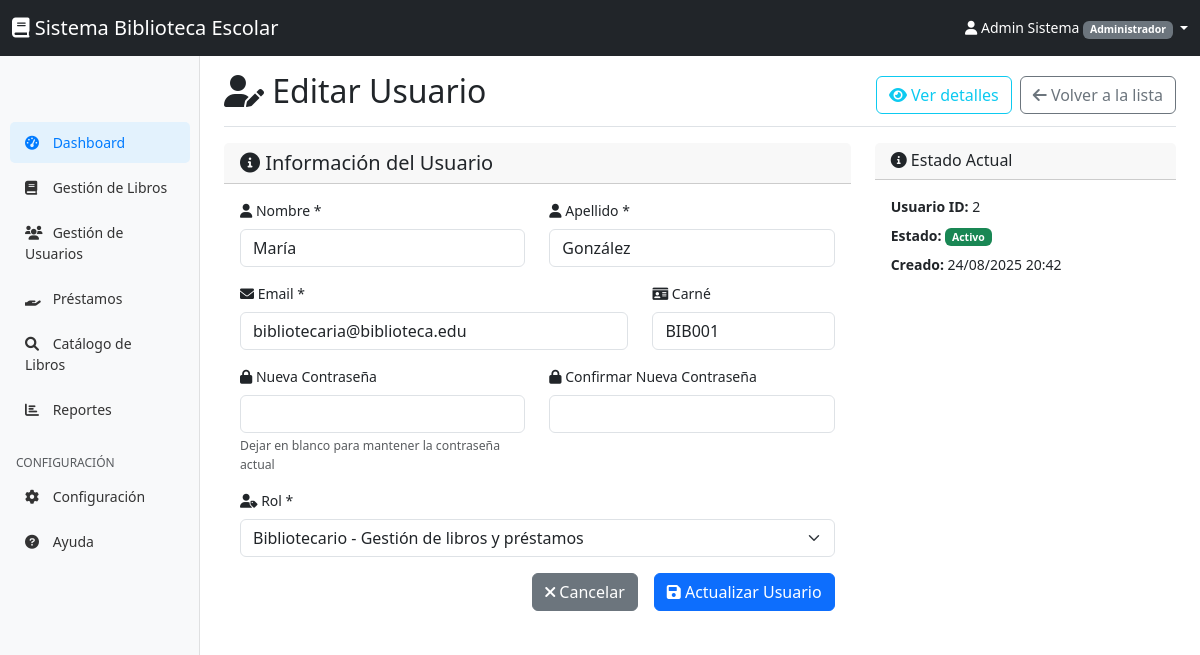
Screenshot of /usuarios/editar.php?id=2 (signed in) with the database file from the repository.
### tables this page shows
CREATE TABLE usuarios (
    id INT PRIMARY KEY AUTO_INCREMENT,
    nombre VARCHAR(100) NOT NULL,
    apellido VARCHAR(100) NOT NULL,
    email VARCHAR(100) UNIQUE NOT NULL,
    carne VARCHAR(20) UNIQUE,
    password VARCHAR(255) NOT NULL,
    rol_id INT NOT NULL,
    activo BOOLEAN DEFAULT TRUE,
    created_at TIMESTAMP DEFAULT CURRENT_TIMESTAMP,
    updated_at TIMESTAMP DEFAULT CURRENT_TIMESTAMP ON UPDATE CURRENT_TIMESTAMP,
    FOREIGN KEY (rol_id) REFERENCES roles(id)
);

CREATE TABLE roles (
    id INT PRIMARY KEY AUTO_INCREMENT,
    nombre VARCHAR(50) NOT NULL UNIQUE,
    descripcion TEXT,
    created_at TIMESTAMP DEFAULT CURRENT_TIMESTAMP
);

### usuarios/editar.php (the view, shortened to what this page needs)
<?php
$id = intval($_GET['id'] ?? 0);
$errors = [];
$usuario = null;
try {
    $database = new Database();
    $db = $database->getConnection();
    $stmt = $db->prepare("SELECT * FROM usuarios WHERE id = :id AND activo = 1");
    $stmt->bindParam(':id', $id);
    $stmt->execute();
    $usuario = $stmt->fetch(PDO::FETCH_ASSOC);
} catch (Exception $e) {
    header('Location: index.php?error=system');
    exit();
}
if ($_POST) {
    $nombre = trim($_POST['nombre'] ?? '');
    $apellido = trim($_POST['apellido'] ?? '');
    $email = trim($_POST['email'] ?? '');
    $carne = trim($_POST['carne'] ?? '');
    $password = $_POST['password'] ?? '';
    $confirm_password = $_POST['confirm_password'] ?? '';
    $rol_id = intval($_POST['rol_id'] ?? 0);
    if (empty($nombre)) {
        $errors[] = 'El nombre es obligatorio';
    }
    if (empty($apellido)) {
        $errors[] = 'El apellido es obligatorio';
    }
    if (empty($email)) {
        $errors[] = 'El email es obligatorio';
    } elseif (!filter_var($email, FILTER_VALIDATE_EMAIL)) {
        $errors[] = 'El email no tiene un formato válido';
    }
    if (!empty($password)) {
        if (strlen($password) < 6) {
            $errors[] = 'La contraseña debe tener al menos 6 caracteres';
        }
        if ($password !== $confirm_password) {
            $errors[] = 'Las contraseñas no coinciden';
        }
    }
    if ($rol_id <= 0) {
        $errors[] = 'Debe seleccionar un rol';
    }
    if (empty($errors)) {
        try {
            $stmt = $db->prepare("SELECT id FROM usuarios WHERE email = :email AND id != :id AND activo = 1");
            $stmt->bindParam(':email', $email);
            $stmt->bindParam(':id', $id);
            $stmt->execute();
            if ($stmt->rowCount() > 0) {
                $errors[] = 'Ya existe otro usuario con este email';
            }
            if (!empty($carne)) {
                $stmt = $db->prepare("SELECT id FROM usuarios WHERE carne = :carne AND id != :id AND activo = 1");
                $stmt->bindParam(':carne', $carne);
                $stmt->bindParam(':id', $id);
                $stmt->execute();
                if ($stmt->rowCount() > 0) {
                    $errors[] = 'Ya existe otro usuario con este carné';
                }
            }
            if (empty($errors)) {
                if (!empty($password)) {
                    $hashed_password = password_hash($password, PASSWORD_DEFAULT);
                    $query = "UPDATE usuarios SET
                             nombre = :nombre,
                             apellido = :apellido,
                             email = :email,
                             carne = :carne,
                             password = :password,
                             rol_id = :rol_id,
                             updated_at = CURRENT_TIMESTAMP
                             WHERE id = :id";
                    $stmt = $db->prepare($query);
                    $stmt->bindParam(':password', $hashed_password);
                } else {
                    $query = "UPDATE usuarios SET
                             nombre = :nombre,
                             apellido = :apellido,
                             email = :email,
                             carne = :carne,
                             rol_id = :rol_id,
                             updated_at = CURRENT_TIMESTAMP
                             WHERE id = :id";
                    $stmt = $db->prepare($query);
                }
                $stmt->bindParam(':nombre', $nombre);
                $stmt->bindParam(':apellido', $apellido);
                $stmt->bindParam(':email', $email);
                $stmt->bindParam(':carne', $carne);
                $stmt->bindParam(':rol_id', $rol_id);
                $stmt->bindParam(':id', $id);
                if ($stmt->execute()) {
                    header('Location: index.php?success=updated');
                    exit();
                } else {
                    $errors[] = 'Error al actualizar el usuario';
                }
            }
        } catch (Exception $e) {
            $errors[] = 'Error del sistema: ' . $e->getMessage();
        }
    }
} else {
    $nombre = $usuario['nombre'];
    $apellido = $usuario['apellido'];
    $email = $usuario['email'];
    $carne = $usuario['carne'];
    $rol_id = $usuario['rol_id'];
}
try {
    $stmt = $db->query("SELECT * FROM roles ORDER BY nombre");
    $roles = $stmt->fetchAll(PDO::FETCH_ASSOC);
} catch (Exception $e) {
    $roles = [];
}
?>
<!DOCTYPE html>
<html lang="es">
<head>
    <link href="https://cdn.jsdelivr.net/npm/bootstrap@5.3.0/dist/css/bootstrap.min.css" rel="stylesheet">
    <link href="https://cdnjs.cloudflare.com/ajax/libs/font-awesome/6.0.0/css/all.min.css" rel="stylesheet">
    <link href="../assets/css/dashboard.css" rel="stylesheet">
</head>
<body>
    <?php include '../includes/navbar.php'; ?>
    <div class="container-fluid">
        <div class="row">
            <?php include '../includes/sidebar.php'; ?>
            <main class="col-md-9 ms-sm-auto col-lg-10 px-md-4">
                <div class="d-flex justify-content-between flex-wrap flex-md-nowrap align-items-center pt-3 pb-2 mb-3 border-bottom">
                    <h1 class="h2">
                        <i class="fas fa-user-edit"></i> Editar Usuario
                    </h1>
                    <div class="btn-toolbar mb-2 mb-md-0">
                        <a href="ver.php?id=<?php echo $id; ?>" class="btn btn-outline-info me-2">
                            <i class="fas fa-eye"></i> Ver detalles
                        </a>
                        <a href="index.php" class="btn btn-outline-secondary">
                            <i class="fas fa-arrow-left"></i> Volver a la lista
                        </a>
                    </div>
                </div>
                <div class="row">
                    <div class="col-lg-8">
                        <div class="card">
                            <div class="card-header">
                                <h5 class="mb-0">
                                    <i class="fas fa-info-circle"></i> Información del Usuario
                                </h5>
                            </div>
                            <div class="card-body">
                                <form method="POST" id="usuario-form">
                                    <div class="row">
                                        <div class="col-md-6 mb-3">
                                            <label for="nombre" class="form-label">
                                                <i class="fas fa-user"></i> Nombre *
                                            </label>
                                            <input type="text" class="form-control" id="nombre" name="nombre"
                                                   value="<?php echo htmlspecialchars($nombre); ?>" required>
                                        </div>
                                        <div class="col-md-6 mb-3">
                                            <label for="apellido" class="form-label">
                                                <i class="fas fa-user"></i> Apellido *
                                            </label>
                                            <input type="text" class="form-control" id="apellido" name="apellido"
                                                   value="<?php echo htmlspecialchars($apellido); ?>" required>
                                        </div>
                                    </div>
                                    <div class="row">
                                        <div class="col-md-8 mb-3">
                                            <label for="email" class="form-label">
                                                <i class="fas fa-envelope"></i> Email *
                                            </label>
                                            <input type="email" class="form-control" id="email" name="email"
                                                   value="<?php echo htmlspecialchars($email); ?>" required>
                                        </div>
                                        <div class="col-md-4 mb-3">
                                            <label for="carne" class="form-label">
                                                <i class="fas fa-id-card"></i> Carné
                                            </label>
                                            <input type="text" class="form-control" id="carne" name="carne"
                                                   value="<?php echo htmlspecialchars($carne); ?>">
                                        </div>
                                    </div>
                                    <div class="row">
                                        <div class="col-md-6 mb-3">
                                            <label for="password" class="form-label">
                                                <i class="fas fa-lock"></i> Nueva Contraseña
                                            </label>
                                            <input type="password" class="form-control" id="password" name="password"
                                                   minlength="6">
                                            <div class="form-text">Dejar en blanco para mantener la contraseña actual</div>
                                        </div>
                                        <div class="col-md-6 mb-3">
                                            <label for="confirm_password" class="form-label">
                                                <i class="fas fa-lock"></i> Confirmar Nueva Contraseña
                                            </label>
                                            <input type="password" class="form-control" id="confirm_password" name="confirm_password"
                                                   minlength="6">
                                        </div>
                                    </div>
                                    <div class="mb-3">
                                        <label for="rol_id" class="form-label">
                                            <i class="fas fa-user-tag"></i> Rol *
                                        </label>
                                        <select class="form-select" id="rol_id" name="rol_id" required>
                                            <?php foreach ($roles as $rol): ?>
                                                <option value="<?php echo $rol['id']; ?>"
                                                        <?php echo $rol_id == $rol['id'] ? 'selected' : ''; ?>>
                                                    <?php echo ucfirst($rol['nombre']); ?>
                                                    <?php if ($rol['descripcion']): ?>
                                                        - <?php echo $rol['descripcion']; ?>
                                                    <?php endif; ?>
                                                </option>
                                            <?php endforeach; ?>
                                        </select>
                                    </div>
                                    <div class="d-grid gap-2 d-md-flex justify-content-md-end">
                                        <a href="index.php" class="btn btn-secondary me-md-2">
                                            <i class="fas fa-times"></i> Cancelar
                                        </a>
                                        <button type="submit" class="btn btn-primary">
                                            <i class="fas fa-save"></i> Actualizar Usuario
                                        </button>
                                    </div>
                                </form>
                            </div>
                        </div>
                    </div>
                    <div class="col-lg-4">
                        <div class="card">
                            <div class="card-header">
                                <h6 class="mb-0">
                                    <i class="fas fa-info-circle"></i> Estado Actual
                                </h6>
                            </div>
                            <div class="card-body">
                                <ul class="list-unstyled">
                                    <li class="mb-2">
                                        <strong>Usuario ID:</strong> <?php echo $usuario['id']; ?>
                                    </li>
                                    <li class="mb-2">
                                        <strong>Estado:</strong>
                                        <span class="badge <?php echo $usuario['activo'] ? 'bg-success' : 'bg-secondary'; ?>">
                                            <?php echo $usuario['activo'] ? 'Activo' : 'Inactivo'; ?>
                                        </span>
                                    </li>
                                    <li class="mb-2">
                                        <strong>Creado:</strong> <?php echo date('d/m/Y H:i', strtotime($usuario['created_at'])); ?>
                                    </li>
                                </ul>
                            </div>
                        </div>
                    </div>
                </div>
            </main>
        </div>
    </div>
</body>
</html>

### assets/css/dashboard.css (style rules this page uses)
body { font-size: .875rem; padding-top: 56px; }
.card { border: none; border-radius: 10px; transition: transform 0.3s ease; }
.card { animation: fadeIn 0.5s ease-out; }

### rows the page displays
usuarios: nombre "María", apellido "González", email "bibliotecaria@biblioteca.edu", carne "BIB001", rol_id "Bibliotecario - Gestión de libros y préstamos", id "2", created_at "24/08/2025 20:42"

### other values shown
$_SESSION['user_name'] "Admin Sistema"
$_SESSION['user_role'] "Administrador"
